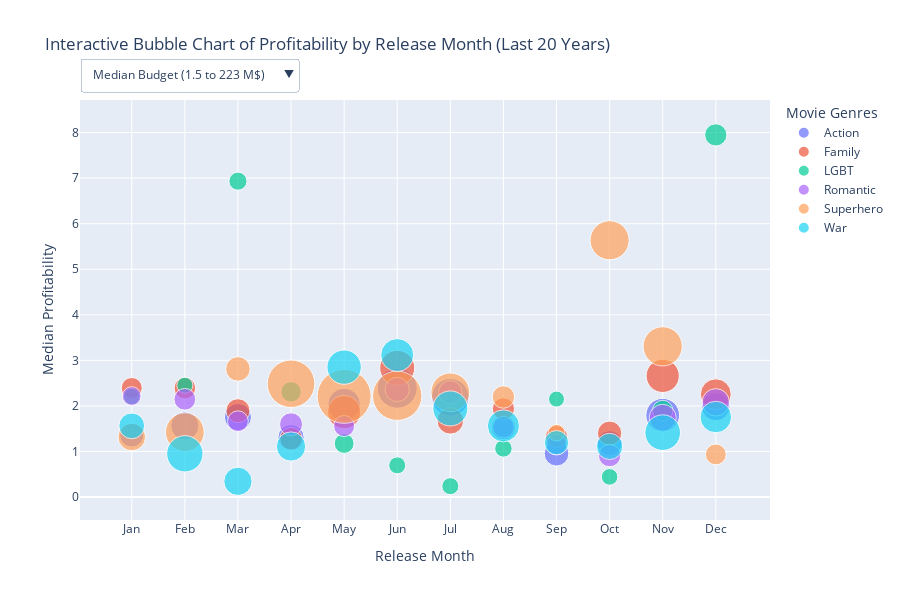

The cell this chart's notebook holds for it:
### Code cell
#Bubble chart representing the median profitability for each month for each movie genre. The bubble sizes represent median budget, sample count and median runtime. 

#Prepare data keeping only the last 20 years and genres we are interested in
df_bubbles = df_exploded.copy()  # Use your filtered dataset
df_bubbles = df_bubbles[df_bubbles['decade'] > 1989]  # Filter by decade
df_bubbles = df_bubbles[df_bubbles['Movie genres'].isin(genres_list)].reset_index(drop=True)

#Group by genre and month, and get the median profitability, budget, runtime and sample size.
df_aggregated = df_bubbles.groupby(['Movie genres', 'Movie release month']).agg(median_profitability=('profitability', 'median'), median_budget=('budget', 'median'),
    sample_size=('profitability', 'size'), median_runtime=('Movie runtime', 'median')).reset_index()

#For the display frmat hovering on bubbles only
df_aggregated['median_runtime_display'] = df_aggregated['median_runtime'].apply(lambda x: f"{x:.1f} min")
df_aggregated['median_budget_display'] = df_aggregated['median_budget'].apply(lambda x: f"${x / 1000000:.1f} M")

#Scale of the bubbles as we have 3 very different ranges (budget in millions, runtime in hunderds...)
def scale_sizes(values, min_size=8, max_size=27):
    min_val = np.min(values)
    max_val = np.max(values)
    if min_val == max_val:
        return np.full(len(values), (min_size + max_size) / 2)
    return min_size + (values - min_val) * ((max_size - min_size) / (max_val - min_val))

df_aggregated['runtime_scaled'] = scale_sizes(df_aggregated['median_runtime'])
df_aggregated['sample_scaled'] = scale_sizes(df_aggregated['sample_size'])
df_aggregated['budget_scaled'] = scale_sizes(df_aggregated['median_budget'])

#Creat figure
fig = px.scatter(df_aggregated, x="Movie release month", y="median_profitability", color="Movie genres", size="budget_scaled", hover_name="Movie genres", 
            hover_data={
        "sample_size": ":.0f",
        "median_budget_display": True,
        "median_runtime_display": True,
        "median_profitability": ":.1f",
        "Movie release month": True,
        "median_budget": False,
        "Movie genres": False,
        "budget_scaled": False
    },
    labels={
        "median_profitability": "Median Profitability",
        "median_budget_display": "Median Budget",
        "Movie release month": "Release Month",
        "median_runtime_display": "Median Runtime"
    },
    title="Interactive Bubble Chart of Profitability by Release Month (Last 20 Years)",
    width=900,
    height=600)

#Names for x axis (to replace numerical months
month_names = ["Jan", "Feb", "Mar", "Apr", "May", "Jun", "Jul", "Aug", "Sep", "Oct", "Nov", "Dec"]
fig.update_xaxes(tickvals=list(range(1, 13)), ticktext=month_names[:12])

#Extract the ordered list of genres
trace_genres = [t.name for t in fig.data]

#For each genre, build marker size vectors to scale bubbles
ordered_budget_sizes = []
ordered_runtime_sizes = []
ordered_sample_sizes = []

for genre in trace_genres:
    subset = df_aggregated[df_aggregated['Movie genres'] == genre]
    subset = subset.sort_values(by='Movie release month')
    ordered_budget_sizes.append(subset['budget_scaled'].values)
    ordered_runtime_sizes.append(subset['runtime_scaled'].values)
    ordered_sample_sizes.append(subset['sample_scaled'].values)

#Create dropdown button with budget, runtime and sample size to change the bubble sizes accordingly
buttons = [
    dict(
        label="Median Budget (1.5 to 223 M$)",
        method="restyle",
        args=[{"marker.size": ordered_budget_sizes}]
    ),
    dict(
        label="Median Runtime (92 to 138 min)",
        method="restyle",
        args=[{"marker.size": ordered_runtime_sizes}]
    ),
    dict(
        label="Sample Size (3 to 182 samples)",
        method="restyle",
        args=[{"marker.size": ordered_sample_sizes}]
    )
]

fig.update_layout(
    legend_title="Movie Genres",
    updatemenus=[
        dict(
            type="dropdown",
            direction="down",
            showactive=True,
            x=0.0,
            xanchor="left",
            y=1.1,
            yanchor="top",
            buttons=buttons)])

fig.update_traces(marker=dict(sizemode='diameter', sizeref=0.5))
fig.show()
fig.write_html("plot.html")

### Figure 1 — Plotly figure (JSON) as saved in the notebook; plotly's stock layout.template omitted (floating-point values rounded to 4 significant figures)
{"data": [{"customdata": [[113, "$48.3 M", "96.0 min", 48340000.0, "Action", 12.01], [120, "$73.1 M", "106.0 min", 73120000.0, "Action", 14.13], [138, "$66.4 M", "108.0 min", 66440000.0, "Action", 13.56], [143, "$60.9 M", "103.0 min", 60940000.0, "Action", 13.09], [173, "$99.0 M", "108.0 min", 98950000.0, "Action", 16.34], [178, "$141.4 M", "112.0 min", 141400000.0, "Action", 19.97], [154, "$127.1 M", "110.0 min", 127100000.0, "Action", 18.75], [182, "$51.4 M", "102.0 min", 51420000.0, "Action", 12.27], [174, "$52.3 M", "105.0 min", 52320000.0, "Action", 12.35], [111, "$54.3 M", "103.0 min", 54270000.0, "Action", 12.52], [97, "$104.8 M", "115.0 min", 104800000.0, "Action", 16.84], [120, "$72.8 M", "109.5 min", 72830000.0, "Action", 14.1]], "hovertemplate": "<b>%{hovertext}</b><br><br>Release Month=%{x}<br>Median Profitability=%{y:.1f}<br>sample_size=%{customdata[0]:.0f}<br>Median Budget=%{customdata[1]}<br>Median Runtime=%{customdata[2]}<extra></extra>", "hovertext": ["Action", "Action", "Action", "Action", "Action", "Action", "Action", "Action", "Action", "Action", "Action", "Action"], "legendgroup": "Action", "marker": {"color": "#636efa", "size": [12.01, 14.13, 13.56, 13.09, 16.34, 19.97, 18.75, 12.27, 12.35, 12.52, 16.84, 14.1], "sizemode": "diameter", "sizeref": 0.5, "symbol": "circle"}, "mode": "markers", "name": "Action", "orientation": "v", "showlegend": true, "type": "scatter", "x": [1, 2, 3, 4, 5, 6, 7, 8, 9, 10, 11, 12], "xaxis": "x", "y": [1.36, 1.562, 1.757, 1.305, 2.032, 2.389, 2.19, 1.525, 0.952, 1.184, 1.797, 1.983], "yaxis": "y"}, {"customdata": [[40, "$31.0 M", "95.5 min", 30970000.0, "Family", 10.52], [54, "$34.4 M", "92.5 min", 34400000.0, "Family", 10.81], [88, "$48.5 M", "93.0 min", 48540000.0, "Family", 12.02], [67, "$40.0 M", "96.0 min", 40040000.0, "Family", 11.3], [55, "$101.6 M", "95.0 min", 101600000.0, "Family", 16.56], [67, "$113.0 M", "94.0 min", 113000000.0, "Family", 17.54], [103, "$63.6 M", "94.0 min", 63610000.0, "Family", 13.32], [35, "$37.7 M", "94.0 min", 37750000.0, "Family", 11.1], [61, "$36.7 M", "101.0 min", 36680000.0, "Family", 11.01], [74, "$50.3 M", "95.0 min", 50290000.0, "Family", 12.17], [89, "$102.0 M", "95.0 min", 102000000.0, "Family", 16.6], [84, "$88.0 M", "100.0 min", 88040000.0, "Family", 15.41]], "hovertemplate": "<b>%{hovertext}</b><br><br>Release Month=%{x}<br>Median Profitability=%{y:.1f}<br>sample_size=%{customdata[0]:.0f}<br>Median Budget=%{customdata[1]}<br>Median Runtime=%{customdata[2]}<extra></extra>", "hovertext": ["Family", "Family", "Family", "Family", "Family", "Family", "Family", "Family", "Family", "Family", "Family", "Family"], "legendgroup": "Family", "marker": {"color": "#EF553B", "size": [10.52, 10.81, 12.02, 11.3, 16.56, 17.54, 13.32, 11.1, 11.01, 12.17, 16.6, 15.41], "sizemode": "diameter", "sizeref": 0.5, "symbol": "circle"}, "mode": "markers", "name": "Family", "orientation": "v", "showlegend": true, "type": "scatter", "x": [1, 2, 3, 4, 5, 6, 7, 8, 9, 10, 11, 12], "xaxis": "x", "y": [2.393, 2.392, 1.895, 1.279, 1.865, 2.836, 1.674, 1.936, 1.328, 1.4, 2.659, 2.257], "yaxis": "y"}, {"customdata": [[26, "$5.0 M", "103.5 min", 4968000.0, "LGBT", 8.296], [13, "$1.8 M", "96.0 min", 1828000.0, "LGBT", 8.027], [17, "$14.0 M", "94.0 min", 13990000.0, "LGBT", 9.068], [12, "$27.8 M", "95.0 min", 27760000.0, "LGBT", 10.25], [15, "$24.2 M", "106.0 min", 24170000.0, "LGBT", 9.939], [8, "$7.4 M", "98.0 min", 7384000.0, "LGBT", 8.503], [17, "$7.5 M", "97.0 min", 7473000.0, "LGBT", 8.51], [4, "$10.1 M", "104.5 min", 10100000.0, "LGBT", 8.735], [39, "$1.5 M", "102.0 min", 1510000.0, "LGBT", 8], [12, "$5.0 M", "98.0 min", 5028000.0, "LGBT", 8.301], [10, "$28.0 M", "127.0 min", 28040000.0, "LGBT", 10.27], [17, "$38.0 M", "125.0 min", 37960000.0, "LGBT", 11.12]], "hovertemplate": "<b>%{hovertext}</b><br><br>Release Month=%{x}<br>Median Profitability=%{y:.1f}<br>sample_size=%{customdata[0]:.0f}<br>Median Budget=%{customdata[1]}<br>Median Runtime=%{customdata[2]}<extra></extra>", "hovertext": ["LGBT", "LGBT", "LGBT", "LGBT", "LGBT", "LGBT", "LGBT", "LGBT", "LGBT", "LGBT", "LGBT", "LGBT"], "legendgroup": "LGBT", "marker": {"color": "#00cc96", "size": [8.296, 8.027, 9.068, 10.25, 9.939, 8.503, 8.51, 8.735, 8, 8.301, 10.27, 11.12], "sizemode": "diameter", "sizeref": 0.5, "symbol": "circle"}, "mode": "markers", "name": "LGBT", "orientation": "v", "showlegend": true, "type": "scatter", "x": [1, 2, 3, 4, 5, 6, 7, 8, 9, 10, 11, 12], "xaxis": "x", "y": [2.207, 2.454, 6.933, 2.309, 1.176, 0.6951, 0.2383, 1.067, 2.15, 0.4422, 1.898, 7.949], "yaxis": "y"}, {"customdata": [[52, "$17.4 M", "100.0 min", 17420000.0, "Romantic", 9.361], [53, "$34.9 M", "103.0 min", 34950000.0, "Romantic", 10.86], [52, "$29.6 M", "105.0 min", 29570000.0, "Romantic", 10.4], [59, "$42.2 M", "105.0 min", 42150000.0, "Romantic", 11.48], [46, "$31.2 M", "110.5 min", 31220000.0, "Romantic", 10.54], [48, "$50.0 M", "105.0 min", 50040000.0, "Romantic", 12.15], [42, "$45.9 M", "103.5 min", 45880000.0, "Romantic", 11.8], [47, "$33.9 M", "102.0 min", 33860000.0, "Romantic", 10.77], [82, "$29.2 M", "106.5 min", 29240000.0, "Romantic", 10.37], [55, "$39.0 M", "106.0 min", 38960000.0, "Romantic", 11.2], [38, "$65.8 M", "120.0 min", 65790000.0, "Romantic", 13.5], [73, "$68.0 M", "121.0 min", 67970000.0, "Romantic", 13.69]], "hovertemplate": "<b>%{hovertext}</b><br><br>Release Month=%{x}<br>Median Profitability=%{y:.1f}<br>sample_size=%{customdata[0]:.0f}<br>Median Budget=%{customdata[1]}<br>Median Runtime=%{customdata[2]}<extra></extra>", "hovertext": ["Romantic", "Romantic", "Romantic", "Romantic", "Romantic", "Romantic", "Romantic", "Romantic", "Romantic", "Romantic", "Romantic", "Romantic"], "legendgroup": "Romantic", "marker": {"color": "#ab63fa", "size": [9.361, 10.86, 10.4, 11.48, 10.54, 12.15, 11.8, 10.77, 10.37, 11.2, 13.5, 13.69], "sizemode": "diameter", "sizeref": 0.5, "symbol": "circle"}, "mode": "markers", "name": "Romantic", "orientation": "v", "showlegend": true, "type": "scatter", "x": [1, 2, 3, 4, 5, 6, 7, 8, 9, 10, 11, 12], "xaxis": "x", "y": [2.217, 2.146, 1.664, 1.598, 1.558, 2.361, 2.295, 1.533, 1.152, 0.9112, 1.74, 2.079], "yaxis": "y"}, {"customdata": [[3, "$69.3 M", "96.0 min", 69280000.0, "Superhero", 13.8], [8, "$134.0 M", "123.5 min", 134000000.0, "Superhero", 19.34], [17, "$51.3 M", "96.0 min", 51340000.0, "Superhero", 12.26], [13, "$186.2 M", "107.0 min", 186200000.0, "Superhero", 23.81], [10, "$223.5 M", "114.0 min", 223500000.0, "Superhero", 27], [29, "$196.3 M", "122.0 min", 196300000.0, "Superhero", 24.67], [24, "$134.6 M", "102.0 min", 134600000.0, "Superhero", 19.39], [11, "$39.3 M", "97.0 min", 39290000.0, "Superhero", 11.23], [6, "$5.1 M", "97.0 min", 5116000.0, "Superhero", 8.309], [4, "$136.5 M", "116.0 min", 136500000.0, "Superhero", 19.56], [3, "$137.1 M", "107.0 min", 137100000.0, "Superhero", 19.61], [7, "$30.1 M", "102.0 min", 30080000.0, "Superhero", 10.45]], "hovertemplate": "<b>%{hovertext}</b><br><br>Release Month=%{x}<br>Median Profitability=%{y:.1f}<br>sample_size=%{customdata[0]:.0f}<br>Median Budget=%{customdata[1]}<br>Median Runtime=%{customdata[2]}<extra></extra>", "hovertext": ["Superhero", "Superhero", "Superhero", "Superhero", "Superhero", "Superhero", "Superhero", "Superhero", "Superhero", "Superhero", "Superhero", "Superhero"], "legendgroup": "Superhero", "marker": {"color": "#FFA15A", "size": [13.8, 19.34, 12.26, 23.81, 27, 24.67, 19.39, 11.23, 8.309, 19.56, 19.61, 10.45], "sizemode": "diameter", "sizeref": 0.5, "symbol": "circle"}, "mode": "markers", "name": "Superhero", "orientation": "v", "showlegend": true, "type": "scatter", "x": [1, 2, 3, 4, 5, 6, 7, 8, 9, 10, 11, 12], "xaxis": "x", "y": [1.318, 1.425, 2.812, 2.487, 2.21, 2.223, 2.298, 2.196, 1.414, 5.636, 3.308, 0.9362], "yaxis": "y"}, {"customdata": [[6, "$58.7 M", "110.5 min", 58690000.0, "War", 12.89], [5, "$120.4 M", "129.0 min", 120400000.0, "War", 18.17], [6, "$73.2 M", "117.0 min", 73190000.0, "War", 14.13], [6, "$79.1 M", "124.0 min", 79150000.0, "War", 14.64], [15, "$108.9 M", "123.0 min", 108900000.0, "War", 17.19], [7, "$100.6 M", "116.0 min", 100600000.0, "War", 16.48], [8, "$112.4 M", "116.5 min", 112400000.0, "War", 17.49], [10, "$95.4 M", "115.5 min", 95360000.0, "War", 16.03], [19, "$50.0 M", "121.0 min", 49950000.0, "War", 12.15], [10, "$61.5 M", "123.5 min", 61530000.0, "War", 13.14], [15, "$116.0 M", "138.0 min", 116000000.0, "War", 17.8], [23, "$92.2 M", "135.0 min", 92200000.0, "War", 15.76]], "hovertemplate": "<b>%{hovertext}</b><br><br>Release Month=%{x}<br>Median Profitability=%{y:.1f}<br>sample_size=%{customdata[0]:.0f}<br>Median Budget=%{customdata[1]}<br>Median Runtime=%{customdata[2]}<extra></extra>", "hovertext": ["War", "War", "War", "War", "War", "War", "War", "War", "War", "War", "War", "War"], "legendgroup": "War", "marker": {"color": "#19d3f3", "size": [12.89, 18.17, 14.13, 14.64, 17.19, 16.48, 17.49, 16.03, 12.15, 13.14, 17.8, 15.76], "sizemode": "diameter", "sizeref": 0.5, "symbol": "circle"}, "mode": "markers", "name": "War", "orientation": "v", "showlegend": true, "type": "scatter", "x": [1, 2, 3, 4, 5, 6, 7, 8, 9, 10, 11, 12], "xaxis": "x", "y": [1.562, 0.9488, 0.3448, 1.109, 2.852, 3.117, 1.945, 1.562, 1.193, 1.112, 1.413, 1.756], "yaxis": "y"}], "layout": {"height": 600, "legend": {"itemsizing": "constant", "title": {"text": "Movie Genres"}, "tracegroupgap": 0}, "title": {"text": "Interactive Bubble Chart of Profitability by Release Month (Last 20 Years)"}, "updatemenus": [{"buttons": [{"args": [{"marker.size": [[12.01, 14.13, 13.56, 13.09, 16.34, 19.97, 18.75, 12.27, 12.35, 12.52, 16.84, 14.1], [10.52, 10.81, 12.02, 11.3, 16.56, 17.54, 13.32, 11.1, 11.01, 12.17, 16.6, 15.41], [8.296, 8.027, 9.068, 10.25, 9.939, 8.503, 8.51, 8.735, 8, 8.301, 10.27, 11.12], [9.361, 10.86, 10.4, 11.48, 10.54, 12.15, 11.8, 10.77, 10.37, 11.2, 13.5, 13.69], [13.8, 19.34, 12.26, 23.81, 27, 24.67, 19.39, 11.23, 8.309, 19.56, 19.61, 10.45], [12.89, 18.17, 14.13, 14.64, 17.19, 16.48, 17.49, 16.03, 12.15, 13.14, 17.8, 15.76]]}], "label": "Median Budget (1.5 to 223 M$)", "method": "restyle"}, {"args": [{"marker.size": [[9.462, 13.64, 14.47, 12.38, 14.47, 16.14, 15.31, 11.97, 13.22, 12.38, 17.4, 15.1], [9.253, 8, 8.209, 9.462, 9.044, 8.626, 8.626, 8.626, 11.55, 9.044, 9.044, 11.13], [12.59, 9.462, 8.626, 9.044, 13.64, 10.3, 9.879, 13.01, 11.97, 10.3, 22.41, 21.57], [11.13, 12.38, 13.22, 13.22, 15.52, 13.22, 12.59, 11.97, 13.85, 13.64, 19.48, 19.9], [9.462, 20.95, 9.462, 14.05, 16.98, 20.32, 11.97, 9.879, 9.879, 17.81, 14.05, 11.97], [15.52, 23.24, 18.23, 21.15, 20.74, 17.81, 18.02, 17.6, 19.9, 20.95, 27, 25.75]]}], "label": "Median Runtime (92 to 138 min)", "method": "restyle"}, {"args": [{"marker.size": [[19.68, 20.42, 22.33, 22.86, 26.04, 26.58, 24.03, 27, 26.15, 19.46, 17.98, 20.42], [11.93, 13.41, 17.02, 14.79, 13.52, 14.79, 18.61, 11.4, 14.16, 15.54, 17.13, 16.6], [10.44, 9.061, 9.486, 8.955, 9.274, 8.531, 9.486, 8.106, 11.82, 8.955, 8.743, 9.486], [13.2, 13.31, 13.2, 13.94, 12.56, 12.78, 12.14, 12.67, 16.39, 13.52, 11.72, 15.43], [8, 8.531, 9.486, 9.061, 8.743, 10.76, 10.23, 8.849, 8.318, 8.106, 8, 8.425], [8.318, 8.212, 8.318, 8.318, 9.274, 8.425, 8.531, 8.743, 9.698, 8.743, 9.274, 10.12]]}], "label": "Sample Size (3 to 182 samples)", "method": "restyle"}], "direction": "down", "showactive": true, "type": "dropdown", "x": 0, "xanchor": "left", "y": 1.1, "yanchor": "top"}], "width": 900, "xaxis": {"anchor": "y", "domain": [0, 1], "ticktext": ["Jan", "Feb", "Mar", "Apr", "May", "Jun", "Jul", "Aug", "Sep", "Oct", "Nov", "Dec"], "tickvals": [1, 2, 3, 4, 5, 6, 7, 8, 9, 10, 11, 12], "title": {"text": "Release Month"}}, "yaxis": {"anchor": "x", "domain": [0, 1], "title": {"text": "Median Profitability"}}}}
